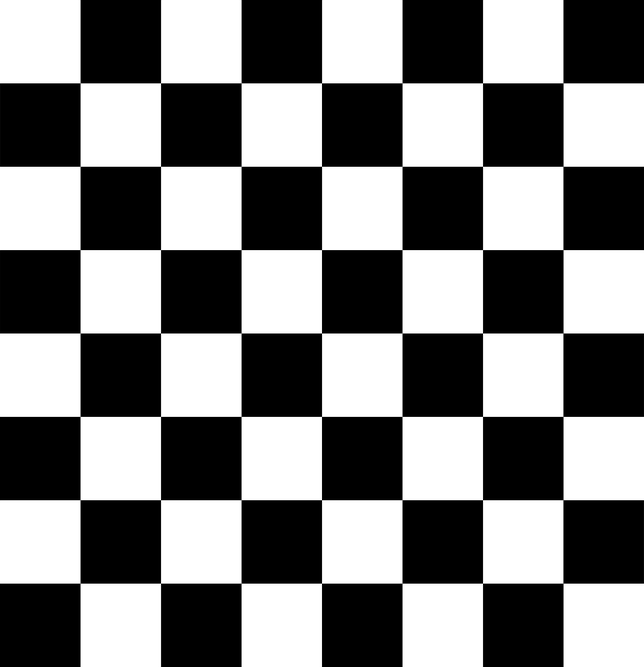
#> input picture oblig2/chess.png, 644 x 667 px, shrunk from 1236 x 1280 before the run
$ python obligatory2.py
#> lines starting #> are read from the running program, lines starting #| are printed output that depends on the picture
from skimage import io
from skimage.color import rgb2gray
import numpy as np
from sklearn.preprocessing import MinMaxScaler
import matplotlib.pyplot as plt

# import and scale data
chess = io.imread('chess.png')
#> chess is the input picture: shape (667, 644, 4); mean R, G, B, A 127.5, 127.5, 127.5, 255
chess_g = rgb2gray(chess)

scaler = MinMaxScaler()
jelly = io.imread('jellyfish.jpg')
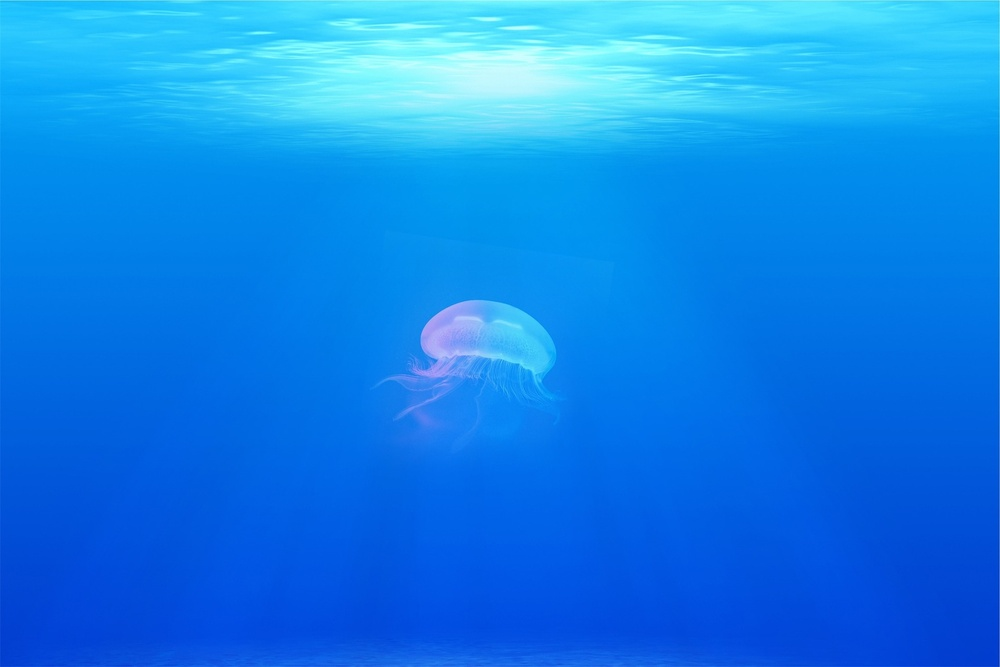
#> input picture oblig2/jellyfish.jpg, 1000 x 667 px, shrunk from 1920 x 1280 before the run
#> jelly is the input picture: shape (667, 1000, 3); mean R, G, B 17.6, 131.4, 233.5
jelly_g = rgb2gray(jelly)
scaler.fit(jelly_g)
jelly_g = scaler.transform(jelly_g)

scaler1 = MinMaxScaler()
ny = io.imread('newyork.jpg')
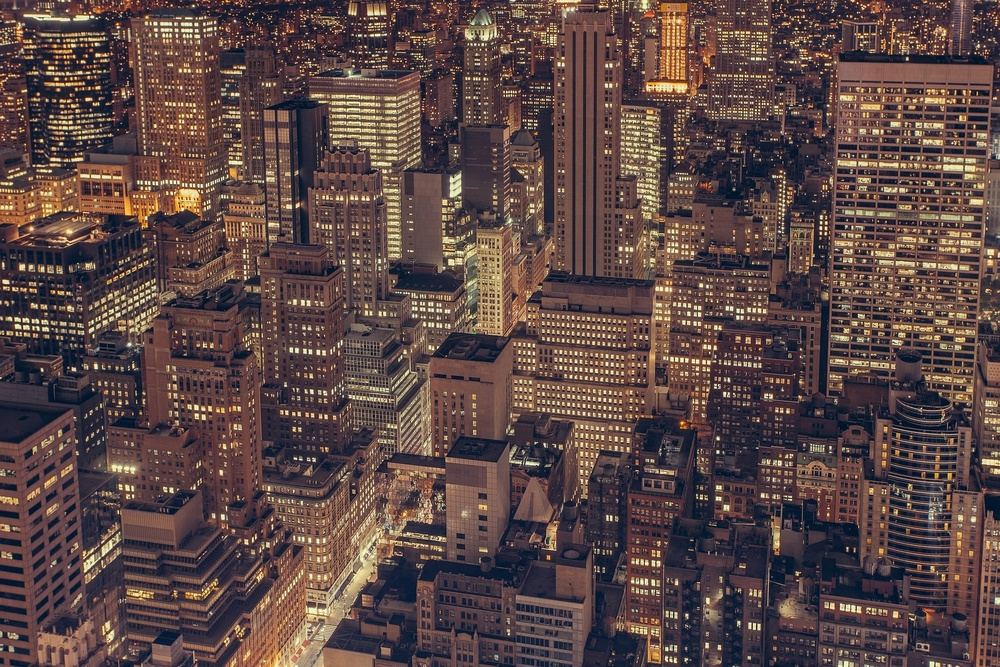
#> input picture oblig2/newyork.jpg, 1000 x 667 px, shrunk from 1920 x 1280 before the run
#> ny is the input picture: shape (667, 1000, 3); mean R, G, B 91.7, 71.6, 69.1
ny_g = rgb2gray(ny)
scaler1.fit(ny_g)
ny_g = scaler1.transform(ny_g)

print(chess_g.shape, jelly_g.shape, ny_g.shape)
#| (667, 644) (667, 1000) (667, 1000)

# show images
fig1, axes1 = plt.subplots()
axes1.imshow(jelly_g, cmap = plt.cm.gray)
axes1.axis('off')
plt.savefig('jelly_g')

fig2, axes2 = plt.subplots()
axes2.imshow(chess_g, cmap = plt.cm.gray)
axes2.axis('off')
plt.savefig('chess_g')

fig3, axes3 = plt.subplots()
axes3.imshow(ny_g, cmap = plt.cm.gray)
axes3.axis('off')
plt.savefig('ny_g')

def singular_val_study(image):
    u, s, vT = np.linalg.svd(image)
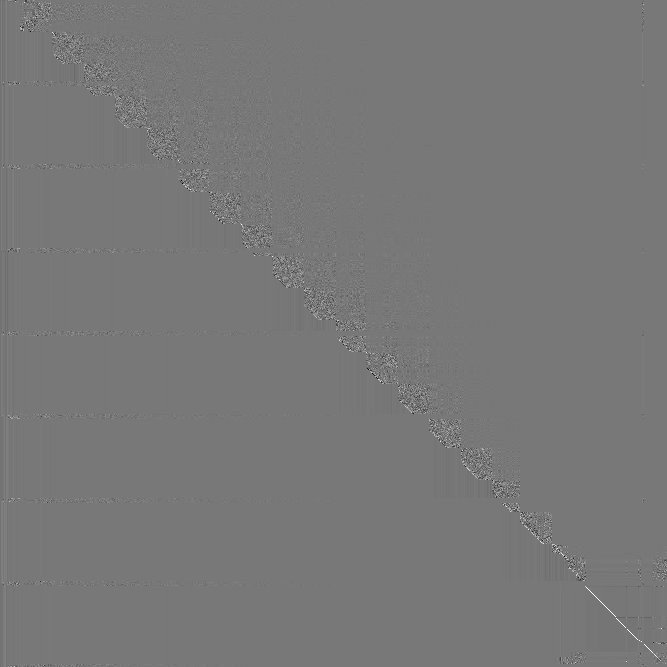
#> u: shape (667, 667) float64; min -0.887, max 0.991, mean -5.8e-05; drawn with min black and max white
#> s = 644 values, max 327.6 at index 0, min 1.5e-14 at index 643, mean 1.02
    val_vec = np.arange(s.shape[0])
#> val_vec = 644 values from 0 to 643
    var = np.zeros_like(s)
#> var = 644 values from 0 to 0
    var = (s*s)/np.sum(s*s)
#> var = 644 values, max 0.504 at index 0, min 1.06e-33 at index 643, mean 0.00155
    return val_vec, s, var


def svd_compress(image, rank):
    u, s, vT = np.linalg.svd(image)
    s = s[:rank]
    u = u[:,:rank]
    vT = vT[:rank,:]
    print(u.shape)
    print(s.shape)
    print(vT.shape)
    compress = (u @ np.diag(s)) @ vT
    return rank, compress

# CHECKERS
range, s, var = singular_val_study(chess_g)
#> range = 644 values from 0 to 643
fig1 = plt.figure()
plt.semilogy(range,s)
plt.xlabel('Position of Singular Value')
plt.ylabel('Value of Singular Value')
plt.xlim(0,200)
plt.savefig('checker_sv')
#> figure, not shown here; curve peaks at x = 0, y = 327.6

fig2 = plt.figure()
plt.scatter(range,var)
plt.xlabel('Position of Singular Value')
plt.ylabel('Variance explained')
plt.yscale('log')
plt.xlim(0,200)
plt.ylim(1e-36,2*1e0)
plt.savefig('checker_var')
plt.show()

rank, n_checker = svd_compress(chess_g, 2)
#> in svd_compress, `s = s[:rank]`: s = [327.6, 324.7]
#> in svd_compress, `u = u[:,:rank]`: u = 667 pairs, first value -0.0389 to -0.0387, second value -0.0389 to 0.039
#| (667, 2)
#| (2,)
#| (2, 644)
#> rank = 2
fig = plt.figure()
plt.imshow(n_checker, cmap=plt.cm.gray)
plt.axis('off')
plt.title('Rank = 2')
plt.savefig('checker_compress')
plt.show()

# JELLY FISH
range, s, var = singular_val_study(jelly_g)
#> in singular_val_study (call 2), `u, s, vT = np.linalg.svd(image)`:
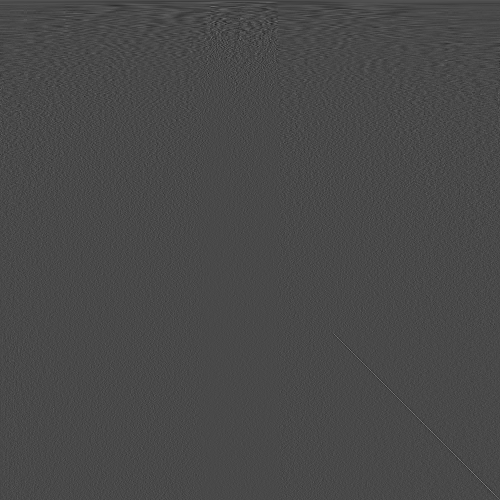
#> vT: shape (1000, 1000) float64 (shown at 1/2 size); min -0.232, max 0.577, mean 3.33e-05; drawn with min black and max white
#> in singular_val_study (call 2), `u, s, vT = np.linalg.svd(image)`: s = 667 values, max 335.3 at index 0, min 0.0116 at index 666, mean 0.901
#> in singular_val_study (call 2), `var = (s*s)/np.sum(s*s)`: var = 667 values, max 0.983 at index 0, min 1.17e-09 at index 666, mean 0.0015
#> range = 667 values from 0 to 666
fig1 = plt.figure()
plt.semilogy(range,s)
plt.xlabel('Position of Singular Value')
plt.ylabel('Value of Singular Value')
plt.savefig('jelly_sv')
#> figure, not shown here; curve peaks at x = 0, y = 335.3

fig2 = plt.figure()
plt.scatter(range,var)
plt.xlabel('Position of Singular Value')
plt.ylabel('Variance explained')
plt.yscale('log')
plt.ylim(1e-10,2*1e0)
plt.savefig('jelly_var')
plt.show()

rank, n_jelly = svd_compress(jelly_g, 30)
#| (667, 30)
#| (30,)
#| (30, 1000)
#> rank = 30
fig = plt.figure()
plt.imshow(n_jelly, cmap=plt.cm.gray)
plt.axis('off')
plt.title('Rank = 30')
plt.savefig('jelly_compress_30')
plt.show()

#NYC
range, s, var = singular_val_study(ny_g)
#> s = 667 values, max 229 at index 0, min 0.263 at index 666, mean 4; var = 667 values, max 0.703 at index 0, min 9.25e-07 at index 666, mean 0.0015
fig1 = plt.figure()
plt.semilogy(range,s)
plt.xlabel('Position of Singular Value')
plt.ylabel('Value of Singular Value')
plt.savefig('ny_sv')
#> figure, not shown here; curve peaks at x = 0, y = 229

fig2 = plt.figure()
plt.scatter(range,var)
plt.xlabel('Position of Singular Value')
plt.ylabel('Variance explained')
plt.yscale('log')
plt.ylim(1e-8,2*1e0)
plt.savefig('ny_var')
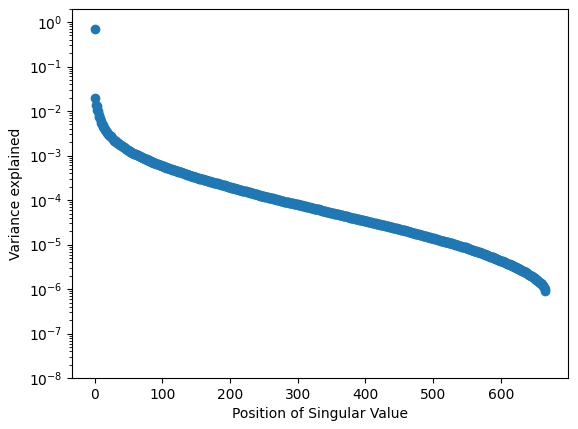
#> figure drawn by matplotlib, 1 panel
plt.show()

rank, n_ny = svd_compress(ny_g, 200)
#> call 3 of svd_compress, with rank = 200
#> in svd_compress (call 3), `s = s[:rank]`: s = 200 values, max 229 at index 0, min 3.82 at index 199, mean 9.61
#> in svd_compress (call 3), `u = u[:,:rank]`:
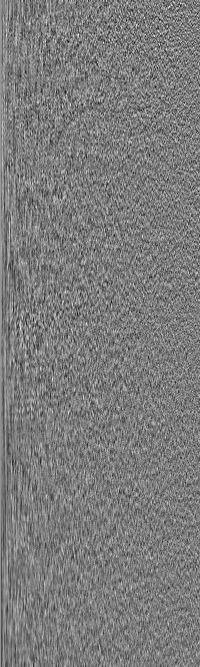
#> u: shape (667, 200) float64; min -0.188, max 0.198, mean 0.000169; drawn with min black and max white
#> in svd_compress (call 3), `vT = vT[:rank,:]`:
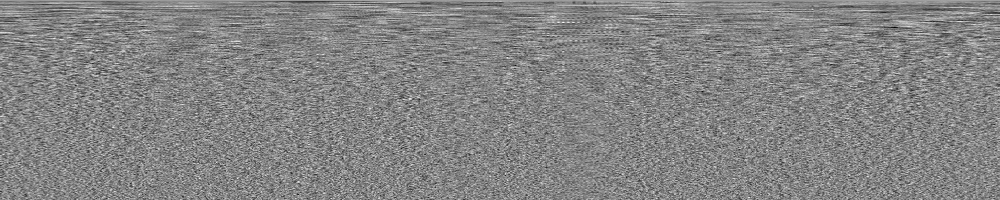
#> vT: shape (200, 1000) float64; min -0.167, max 0.155, mean 0.000158; drawn with min black and max white
#| (667, 200)
#| (200,)
#| (200, 1000)
#> rank = 200
fig = plt.figure()
plt.imshow(n_ny, cmap=plt.cm.gray)
plt.axis('off')
plt.title('Rank = 200')
plt.savefig('ny_compress_200')
plt.show()


#
